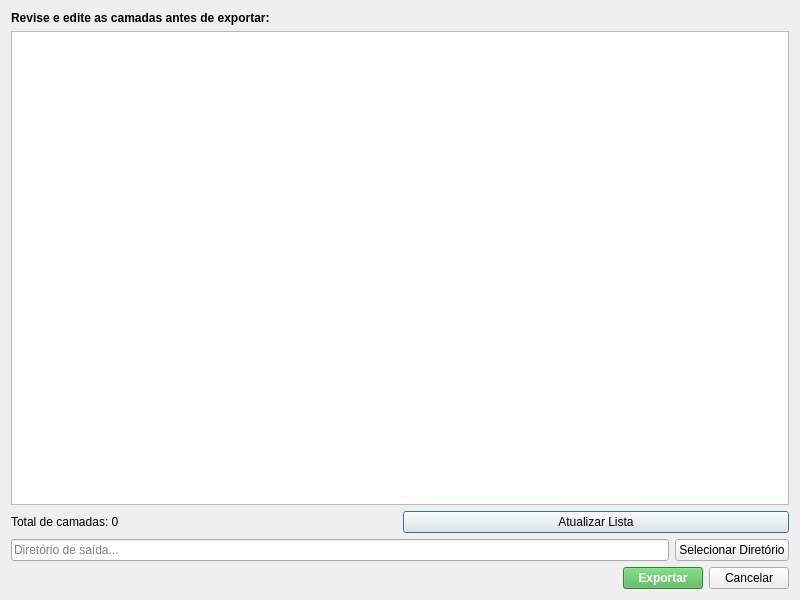
<?xml version="1.0" encoding="UTF-8"?>
<ui version="4.0">
 <class>ExportadorDialog</class>
 <widget class="QDialog" name="ExportadorDialog">
  <property name="geometry">
   <rect>
    <x>0</x>
    <y>0</y>
    <width>800</width>
    <height>600</height>
   </rect>
  </property>
  <property name="windowTitle">
   <string>Exportador de Camadas - Revisão</string>
  </property>
  <layout class="QVBoxLayout" name="verticalLayout">
   <item>
    <widget class="QLabel" name="label">
     <property name="text">
      <string>Revise e edite as camadas antes de exportar:</string>
     </property>
     <property name="font">
      <font>
       <bold>true</bold>
      </font>
     </property>
    </widget>
   </item>
   <item>
    <widget class="QTableWidget" name="tabelaCamadas"/>
   </item>
   <item>
    <layout class="QHBoxLayout" name="horizontalLayout">
     <item>
      <widget class="QLabel" name="lblTotalCamadas">
       <property name="text">
        <string>Total de camadas: 0</string>
       </property>
      </widget>
     </item>
     <item>
      <widget class="QPushButton" name="btnAtualizarLista">
       <property name="text">
        <string>Atualizar Lista</string>
       </property>
      </widget>
     </item>
    </layout>
   </item>
   <item>
    <layout class="QHBoxLayout" name="horizontalLayout_2">
     <item>
      <widget class="QLineEdit" name="txtDiretorio">
       <property name="placeholderText">
        <string>Diretório de saída...</string>
       </property>
      </widget>
     </item>
     <item>
      <widget class="QPushButton" name="btnSelecionarDiretorio">
       <property name="text">
        <string>Selecionar Diretório</string>
       </property>
      </widget>
     </item>
    </layout>
   </item>
   <item>
    <layout class="QHBoxLayout" name="horizontalLayout_3">
     <item>
      <spacer name="horizontalSpacer">
       <property name="orientation">
        <enum>Qt::Horizontal</enum>
       </property>
       <property name="sizeHint" stdset="0">
        <size>
         <width>40</width>
         <height>20</height>
        </size>
       </property>
      </spacer>
     </item>
     <item>
      <widget class="QPushButton" name="btnExportar">
       <property name="text">
        <string>Exportar</string>
       </property>
       <property name="styleSheet">
        <string notr="true">background-color: #4CAF50; color: white; font-weight: bold;</string>
       </property>
      </widget>
     </item>
     <item>
      <widget class="QPushButton" name="btnCancelar">
       <property name="text">
        <string>Cancelar</string>
       </property>
      </widget>
     </item>
    </layout>
   </item>
  </layout>
 </widget>
 <resources/>
 <connections/>
</ui>
